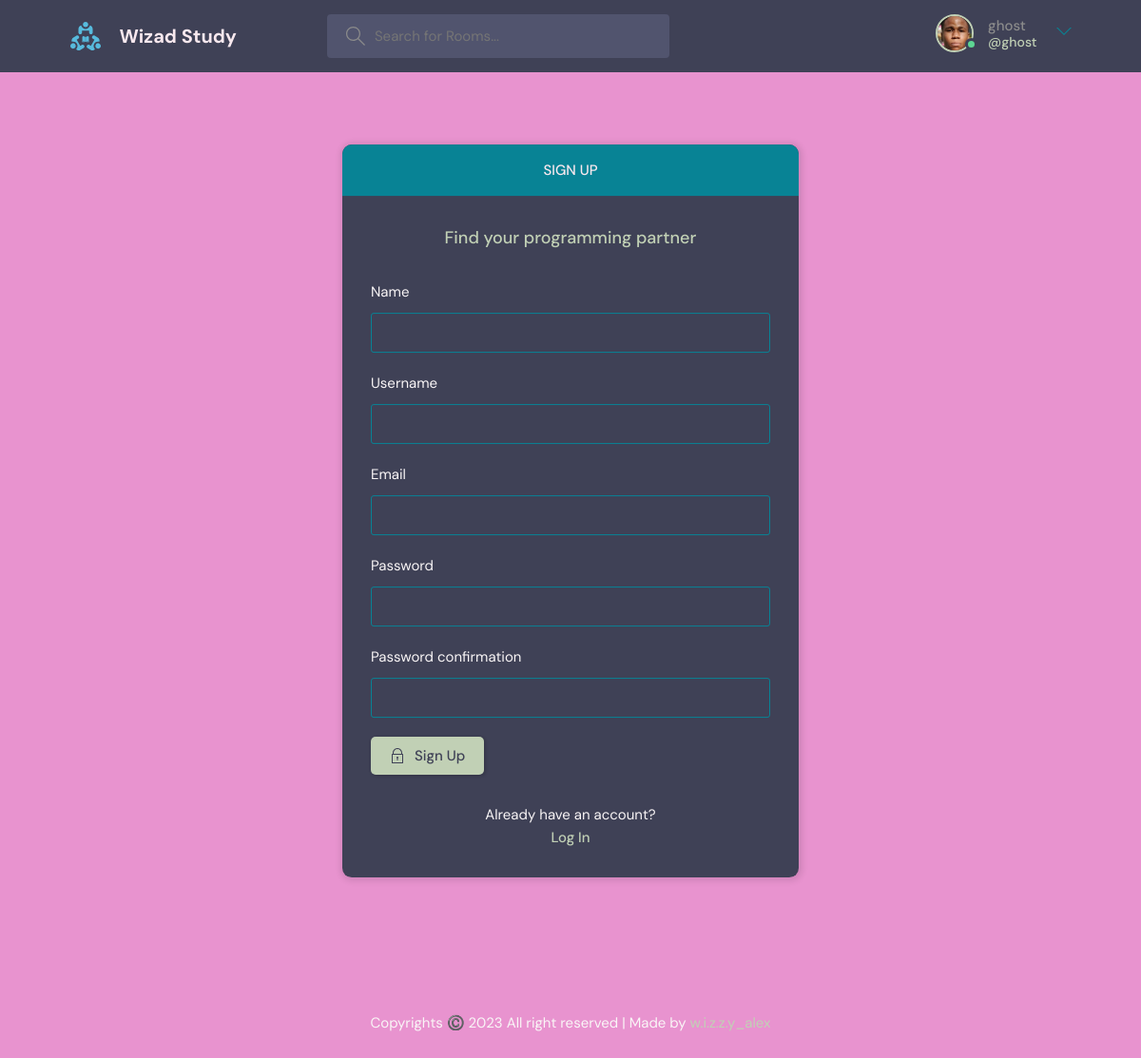
Page /register/ (signed in) on the committed database.
### base/models.py (models this page shows)
class User(AbstractUser):
    name = models.CharField(max_length=200, null=True)
    email = models.EmailField(unique=True, null=True)
    bio = models.TextField(null=True)
    avatar = models.ImageField(null=True, default="avatar.svg")
    USERNAME_FIELD = "email"
    REQUIRED_FIELDS = []

### base/views.py (the view, shortened to what this page needs)
# urls.py: path("register/", views.registerPage, name="register"),
def registerPage(response):
    page = "register"
    form = MyUserCreationForm
    return render(response, "base/login_register.html", {"form": form})

### base/templates/base/login_register.html (shortened to what this page needs)
{% extends "main.html" %}
{% block content %}
{% if page == 'login' %}
    <main class="auth layout">
      <div class="container">
        <div class="layout__box">
          <div class="layout__boxHeader">
            <div class="layout__boxTitle">
              <h3>Login</h3>
            </div>
          </div>
          <div class="layout__body">
            <h2 class="auth__tagline">Find your study partner</h2>
            <form class="form" action="" method="POST">
                {% csrf_token %}
              <div class="form__group form__group">
                <label for="room_email">Email</label>
                <input id="username" name="email" type="text" placeholder="e.g. dennis_ivy" />
              </div>
              <div class="form__group">
                <label for="password">Password</label>
                <input
                  id="password"
                  name="password"
                  type="password"
                  placeholder="&bull;&bull;&bull;&bull;&bull;&bull;&bull;&bull;"
                />
              </div>
              <button class="btn btn--main" type="submit">
                <svg
                  version="1.1"
                  xmlns="http://www.w3.org/2000/svg"
                  width="32"
                  height="32"
                  viewBox="0 0 32 32"
                >
                  <title>lock</title>
                  <path
                    d="M27 12h-1v-2c0-5.514-4.486-10-10-10s-10 4.486-10 10v2h-1c-0.553 0-1 0.447-1 1v18c0 0.553 0.447 1 1 1h22c0.553 0 1-0.447 1-1v-18c0-0.553-0.447-1-1-1zM8 10c0-4.411 3.589-8 8-8s8 3.589 8 8v2h-16v-2zM26 30h-20v-16h20v16z"
                  ></path>
                  <path
                    d="M15 21.694v4.306h2v-4.306c0.587-0.348 1-0.961 1-1.694 0-1.105-0.895-2-2-2s-2 0.895-2 2c0 0.732 0.413 1.345 1 1.694z"
                  ></path>
                </svg>
                Login
              </button>
            </form>
            <div class="auth__action">
              <p>Haven't signed up yet?</p>
              <a href="{% url 'register' %}" class="btn btn--link">Sign Up</a>
            </div>
          </div>
        </div>
      </div>
    </main>
{% else %}
    <main class="auth layout">
      <div class="container">
        <div class="layout__box">
          <div class="layout__boxHeader">
            <div class="layout__boxTitle">
              <h3>Sign up</h3>
            </div>
          </div>
          <div class="layout__body">
            <h2 class="auth__tagline">Find your programming partner</h2>
            <form class="form" action="" method="POST">
                {% for field in form %}
              <div class="form__group form__group">
                <label for="fullname">{{field.label}}</label>
                  {{field}}
              </div>
                {% endfor %}
              <button class="btn btn--main" type="submit">
                Sign Up
              </button>
            </form>
            <div class="auth__action">
              <p>Already have an account?</p>
              <a href="{% url 'login' %}" class="btn btn--link">Log In</a>
            </div>
          </div>
        </div>
      </div>
    </main>
{% endif %}
{% endblock content %}

### templates/navbar.html (shortened to what this page needs)
  {% load static %}
    <header class="header header--loggedIn">
      <div class="container">
        <a href="{% url 'index' %}" class="header__logo">
          <img src="{% static 'images/logo.svg' %}" />
          <h1>Wizad Study</h1>
        </a>
        <form class="header__search" method="GET" action="{% url 'index' %}">
          <label>
            <input name="q" type="text" placeholder="Search for Rooms..." />
          </label>
        </form>
        <nav class="header__menu">
            {% if request.user.is_authenticated %}
          <div class="header__user">
            <a href="{% url 'user-profile' request.user.id %}">
              <div class="avatar avatar--medium active">
                <img src="{{request.user.avatar.url}}" />
              </div>
              <p>{{request.user.username}} <span>@{{request.user.username}}</span></p>
            </a>
            <button class="dropdown-button">
              <svg version="1.1" xmlns="http://www.w3.org/2000/svg" width="32" height="32" viewBox="0 0 32 32">
                <title>chevron-down</title>
                <path d="M16 21l-13-13h-3l16 16 16-16h-3l-13 13z"></path>
              </svg>
            </button>
          </div>
            {% else %}
           <a href="{% url 'login' %}">
            <img src="{% static 'images/avatar.svg' %}" />
            <p>Login</p>
          </a>
            {% endif %}
        </nav>
      </div>
    </header>

### rows in the picture
User: user.avatar (picture), user.username "ghost"

### other values in the picture
{{ field.label }} "Name" "Username" "Email" "Password" "Password confirmation"
